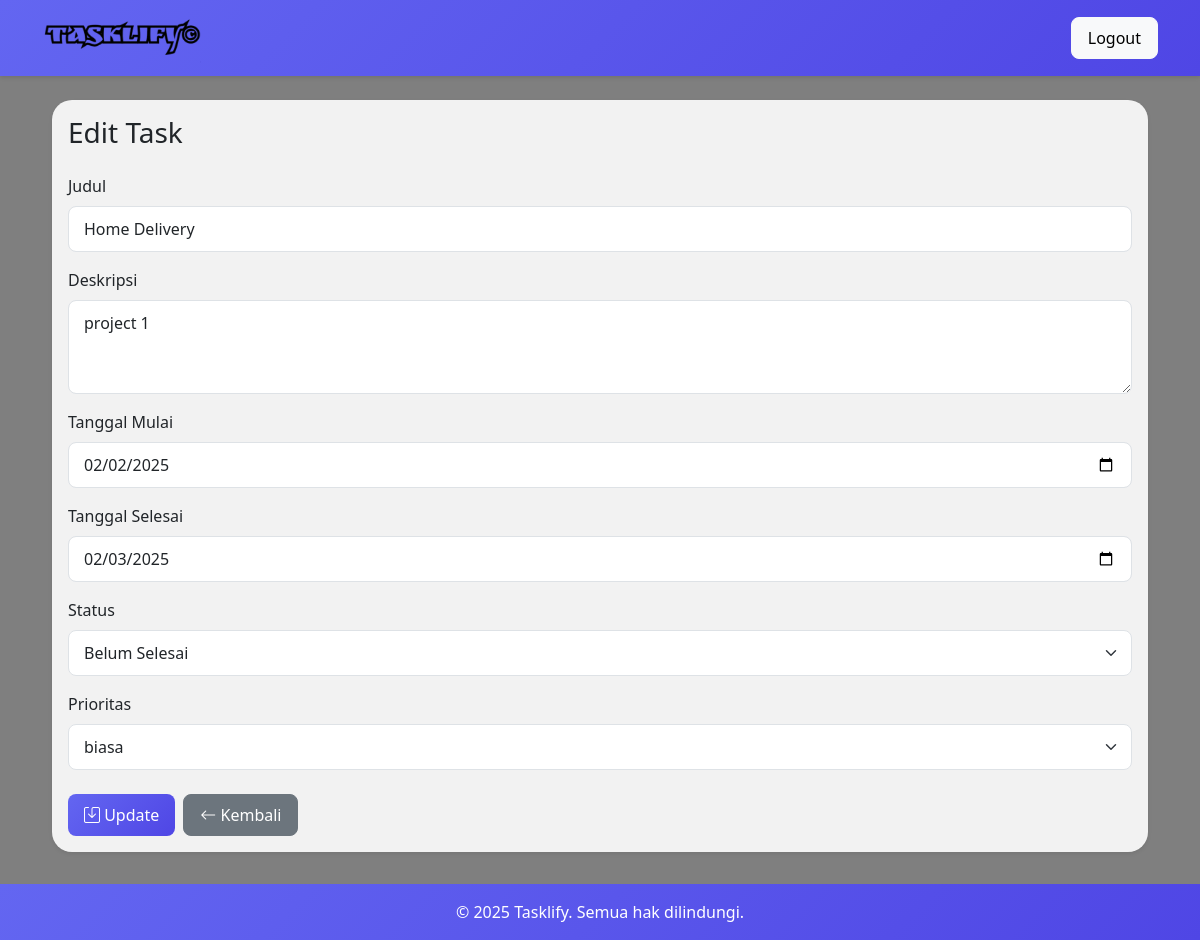
The app's page /edit.php?id=1 (signed in) with its own data.
### tables this page shows
CREATE TABLE `todolist` (
  `id` int(11) NOT NULL,
  `user_id` int(11) DEFAULT NULL,
  `judul` varchar(255) DEFAULT NULL,
  `deskripsi` text DEFAULT NULL,
  `status` varchar(50) DEFAULT NULL,
  `tanggal_mulai` date DEFAULT NULL,
  `tanggal_selesai` date DEFAULT NULL,
  `prioritas_id` int(11) DEFAULT 2
);

### edit.php (the view, shortened to what this page needs)
<?php
require_once 'config/database.php';
$id = $_GET['id'];
$query = mysqli_query($conn, "SELECT t.*, p.nama as prioritas_nama
                             FROM todolist t
                             LEFT JOIN prioritas p ON t.prioritas_id = p.id
                             WHERE t.id=$id");
$data = mysqli_fetch_array($query);
?>
<!DOCTYPE html>
<html>
<head>
    <link href="https://cdn.jsdelivr.net/npm/bootstrap@5.3.0/dist/css/bootstrap.min.css" rel="stylesheet">
    <link rel="stylesheet" href="https://cdn.jsdelivr.net/npm/bootstrap-icons@1.10.0/font/bootstrap-icons.css">
</head>
<body>
    <nav class="navbar navbar-expand-lg navbar-dark mb-4">
        <div class="container">
            <a class="navbar-brand d-flex align-items-center" href="#">
                <img src="img/logo.png" alt="Logo" height="50">
            </a>
            <div class="d-flex align-items-center">
                <a href="logout.php" class="btn btn-light">Logout</a>
            </div>
        </div>
    </nav>
    <div class="main-content">
        <div class="container">
            <div class="card shadow-sm">
                <div class="card-body">
                    <h3 class="card-title mb-4">Edit Task</h3>
                    <form method="POST">
                        <div class="mb-3">
                            <label class="form-label">Judul</label>
                            <input type="text" name="judul" class="form-control" value="<?php echo $data['judul']; ?>" required>
                        </div>
                        <div class="mb-3">
                            <label class="form-label">Deskripsi</label>
                            <textarea name="deskripsi" class="form-control" required rows="3"><?php echo $data['deskripsi']; ?></textarea>
                        </div>
                        <div class="mb-3">
                            <label class="form-label">Tanggal Mulai</label>
                            <input type="date" name="tgl_mulai" class="form-control" value="<?php echo $data['tanggal_mulai']; ?>" required>
                        </div>
                        <div class="mb-3">
                            <label class="form-label">Tanggal Selesai</label>
                            <input type="date" name="tgl_selesai" class="form-control" value="<?php echo $data['tanggal_selesai']; ?>" required>
                        </div>
                        <div class="mb-3">
                            <label class="form-label">Status</label>
                            <select name="status" class="form-select" required>
                                <option value="belum selesai" <?php echo ($data['status'] == 'belum selesai') ? 'selected' : ''; ?>>Belum Selesai</option>
                            </select>
                        </div>
                        <div class="mb-4">
                            <label class="form-label">Prioritas</label>
                            <select name="prioritas_id" class="form-select" required>
                                <?php
                                $query_prioritas = mysqli_query($conn, "SELECT * FROM prioritas");
                                while($prioritas = mysqli_fetch_array($query_prioritas)) {
                                    $selected = ($data['prioritas_id'] == $prioritas['id']) ? 'selected' : '';
                                    echo "<option value='".$prioritas['id']."' ".$selected.">".$prioritas['nama']."</option>";
                                }
                                ?>
                            </select>
                        </div>
                        <div class="d-flex gap-2">
                            <button type="submit" name="edit" class="btn btn-primary">
                                <i class="bi bi-save"></i> Update
                            </button>
                            <a href="dashboard.php" class="btn btn-secondary">
                                <i class="bi bi-arrow-left"></i> Kembali
                            </a>
                        </div>
                    </form>
                </div>
            </div>
        </div>
    </div>
    <footer class="py-3">
        <div class="container">
            <div class="row">
                <div class="col-12 text-center">
                    <p class="mb-0 text-white">&copy; <?php echo date('Y'); ?> Tasklify. Semua hak dilindungi.</p>
                </div>
            </div>
        </div>
    </footer>
</body>
</html>

### edit.php (style rules this page uses)
html, body { height: 100%; margin: 0; }
body { background: url('img/background.jpg') no-repeat center center fixed; background-size: cover; font-family: 'Segoe UI', system-ui, -apple-system, sans-serif; display: flex; flex-direction: column; position: relative; }
body::before { content: ''; position: fixed; top: 0; left: 0; width: 100%; height: 100%; background: rgba(0, 0, 0, 0.5); z-index: 0; }
.navbar { background: linear-gradient(135deg, #6366f1 0%, #4f46e5 100%) !important; box-shadow: 0 2px 4px rgba(0,0,0,0.1); position: relative; z-index: 1; }
.main-content { flex: 1 0 auto; position: relative; z-index: 1; padding-bottom: 2rem; }
.container { position: relative; z-index: 1; }
.card { background: rgba(255, 255, 255, 0.9); border: none; border-radius: 20px; box-shadow: 0 8px 32px rgba(31, 38, 135, 0.15); backdrop-filter: blur(4px); margin: 0 10px; }
.btn { border-radius: 8px; padding: 8px 16px; font-weight: 500; }
.btn-primary { background: linear-gradient(135deg, #6366f1 0%, #4f46e5 100%); border: none; }
.form-control, .form-select { border-radius: 8px; padding: 10px 15px; }
footer { flex-shrink: 0; position: relative; z-index: 1; width: 100%; background: linear-gradient(135deg, #6366f1 0%, #4f46e5 100%) !important; }

### records on screen
todolist: judul "Home Delivery", deskripsi "project 1", tgl_mulai "02/02/2025", tgl_selesai "02/03/2025", status "Belum Selesai"

### other values on screen
form field prioritas_id "biasa"
